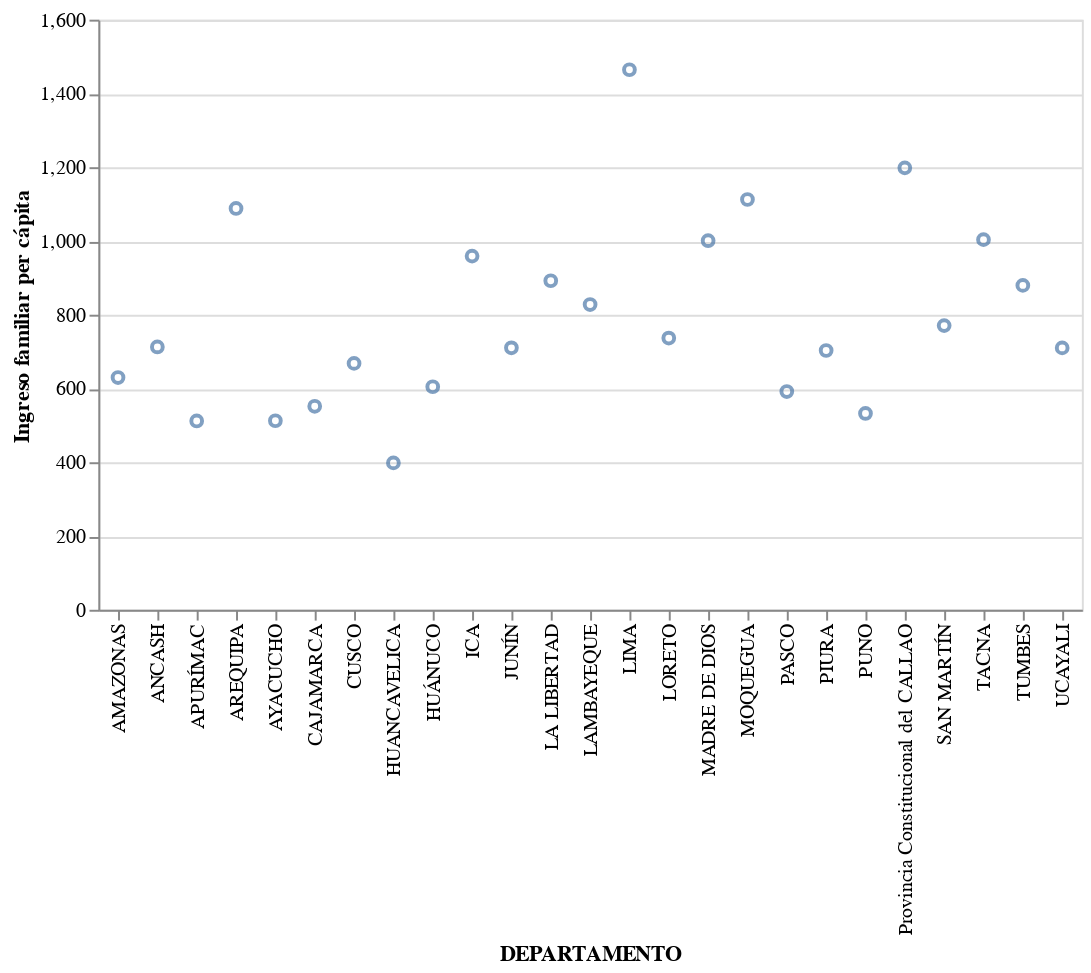

This figure's notebook cell:
### Code cell
alt.Chart(ranking_ingreso).mark_point().encode(
    x=alt.X('DEPARTAMENTO'),
    y=alt.Y('Ingreso familiar per cápita')
)

### Figure 1 — Vega-Lite specification as saved in the notebook (floating-point values rounded to 4 significant figures)
{"config": {"view": {"continuousWidth": 400, "continuousHeight": 300}}, "data": {"name": "data-f5a0c8afbc802ad0dd3a138a722fa972"}, "mark": "point", "encoding": {"x": {"field": "DEPARTAMENTO", "type": "nominal"}, "y": {"field": "Ingreso familiar per cápita", "type": "quantitative"}}, "$schema": "https://vega.github.io/schema/vega-lite/v4.17.0.json", "datasets": {"data-f5a0c8afbc802ad0dd3a138a722fa972": [{"Ranking ingreso familiar": 1.0, "Ingreso familiar per cápita": 1464.0, "DEPARTAMENTO": "LIMA"}, {"Ranking ingreso familiar": 2.0, "Ingreso familiar per cápita": 1198.0, "DEPARTAMENTO": "Provincia Constitucional del CALLAO"}, {"Ranking ingreso familiar": 3.0, "Ingreso familiar per cápita": 1112.0, "DEPARTAMENTO": "MOQUEGUA"}, {"Ranking ingreso familiar": 4.0, "Ingreso familiar per cápita": 1088.0, "DEPARTAMENTO": "AREQUIPA"}, {"Ranking ingreso familiar": 5.0, "Ingreso familiar per cápita": 1003.0, "DEPARTAMENTO": "TACNA"}, {"Ranking ingreso familiar": 6.0, "Ingreso familiar per cápita": 1001.0, "DEPARTAMENTO": "MADRE DE DIOS"}, {"Ranking ingreso familiar": 7.0, "Ingreso familiar per cápita": 959.0, "DEPARTAMENTO": "ICA"}, {"Ranking ingreso familiar": 8.0, "Ingreso familiar per cápita": 892.1, "DEPARTAMENTO": "LA LIBERTAD"}, {"Ranking ingreso familiar": 9.0, "Ingreso familiar per cápita": 879.5, "DEPARTAMENTO": "TUMBES"}, {"Ranking ingreso familiar": 10.0, "Ingreso familiar per cápita": 827.6, "DEPARTAMENTO": "LAMBAYEQUE"}, {"Ranking ingreso familiar": 11.0, "Ingreso familiar per cápita": 770.4, "DEPARTAMENTO": "SAN MARTÍN"}, {"Ranking ingreso familiar": 12.0, "Ingreso familiar per cápita": 736.7, "DEPARTAMENTO": "LORETO"}, {"Ranking ingreso familiar": 13.0, "Ingreso familiar per cápita": 712.7, "DEPARTAMENTO": "ANCASH"}, {"Ranking ingreso familiar": 14.0, "Ingreso familiar per cápita": 710.3, "DEPARTAMENTO": "JUNÍN"}, {"Ranking ingreso familiar": 15.0, "Ingreso familiar per cápita": 710.1, "DEPARTAMENTO": "UCAYALI"}, {"Ranking ingreso familiar": 16.0, "Ingreso familiar per cápita": 703.0, "DEPARTAMENTO": "PIURA"}, {"Ranking ingreso familiar": 17.0, "Ingreso familiar per cápita": 668.0, "DEPARTAMENTO": "CUSCO"}, {"Ranking ingreso familiar": 18.0, "Ingreso familiar per cápita": 629.7, "DEPARTAMENTO": "AMAZONAS"}, {"Ranking ingreso familiar": 19.0, "Ingreso familiar per cápita": 604.6, "DEPARTAMENTO": "HUÁNUCO"}, {"Ranking ingreso familiar": 20.0, "Ingreso familiar per cápita": 591.7, "DEPARTAMENTO": "PASCO"}, {"Ranking ingreso familiar": 21.0, "Ingreso familiar per cápita": 551.7, "DEPARTAMENTO": "CAJAMARCA"}, {"Ranking ingreso familiar": 22.0, "Ingreso familiar per cápita": 532.3, "DEPARTAMENTO": "PUNO"}, {"Ranking ingreso familiar": 23.0, "Ingreso familiar per cápita": 512.5, "DEPARTAMENTO": "AYACUCHO"}, {"Ranking ingreso familiar": 24.0, "Ingreso familiar per cápita": 511.9, "DEPARTAMENTO": "APURÍMAC"}, {"Ranking ingreso familiar": 25.0, "Ingreso familiar per cápita": 398.2, "DEPARTAMENTO": "HUANCAVELICA"}]}}
